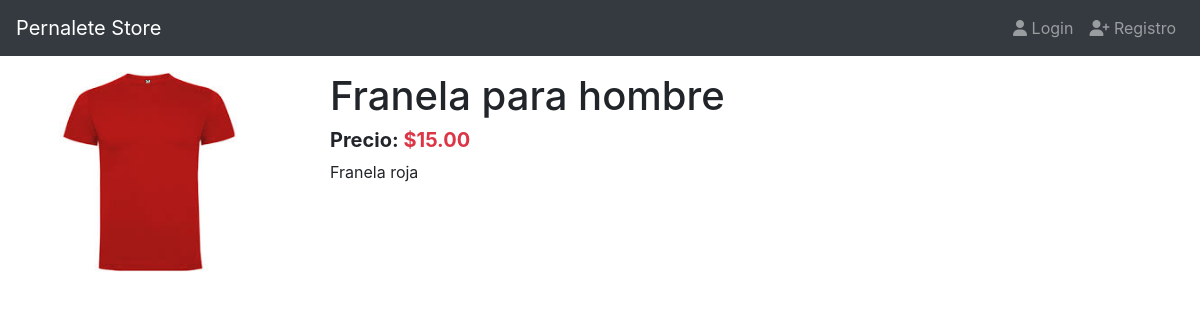
Page /productos/franela-para-hombre on the committed database.
### products/models.py (models this page shows)
class Product(models.Model):
   title = models.CharField(max_length=50)
   description = models.TextField()
   price = models.DecimalField(max_digits=8, decimal_places=2, default =0.0)
   slug = models.SlugField(null=False,blank=False,unique=True )
   image = models.ImageField(upload_to='products/', null=False, blank=False)
   created_at = models.DateTimeField(auto_now_add=True)
   def __str__(self):
      return self.title

### products/views.py (the view)
# urls.py: path('<slug:slug>', views.ProductDetailList.as_view(), name='product'), #id -> llave primaria o primary key
class ProductDetailList(DetailView): #id -> pk
    model = Product
    template_name = 'products/product.html'
    def get_context_data(self, **kwargs):
        context = super().get_context_data(**kwargs)
        print(context)
        return context

### products/templates/products/product.html
{% extends 'base.html' %}
{% block content %}
<div class="col-3">
    {% if product.image %}
        <img src="{{ product.image.url }}" alt="{{ product.title }}" width="200" height="200">
    {% endif %}
</div>
<div class="col">
    <div class="h1">{{ product.title }}</div>
    <div class="h5 font-weight-bold">Precio: <span class="text-danger">${{ product.price }}</span></div>
    <div>
        <p>{{ product.description }}</p>
    </div>
</div>
{% endblock content %}

### rows in the picture
Product: image (picture), title "Franela para hombre", price "15.00", description "Franela roja"
